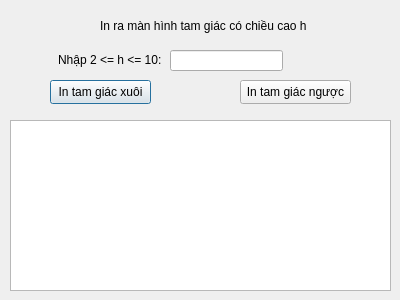
<?xml version="1.0" encoding="UTF-8"?>
<ui version="4.0">
 <class>Bai12_Tuan1</class>
 <widget class="QDialog" name="Bai12_Tuan1">
  <property name="geometry">
   <rect>
    <x>0</x>
    <y>0</y>
    <width>400</width>
    <height>300</height>
   </rect>
  </property>
  <property name="windowTitle">
   <string>Bai12_Tuan1</string>
  </property>
  <widget class="QLineEdit" name="lineEdit">
   <property name="geometry">
    <rect>
     <x>170</x>
     <y>50</y>
     <width>113</width>
     <height>21</height>
    </rect>
   </property>
  </widget>
  <widget class="QLabel" name="label_2">
   <property name="geometry">
    <rect>
     <x>58</x>
     <y>50</y>
     <width>111</width>
     <height>21</height>
    </rect>
   </property>
   <property name="text">
    <string>Nhập 2 &lt;= h &lt;= 10:</string>
   </property>
  </widget>
  <widget class="QLabel" name="label">
   <property name="geometry">
    <rect>
     <x>100</x>
     <y>10</y>
     <width>211</width>
     <height>31</height>
    </rect>
   </property>
   <property name="text">
    <string>In ra màn hình tam giác có chiều cao h</string>
   </property>
  </widget>
  <widget class="QPushButton" name="pushButton">
   <property name="geometry">
    <rect>
     <x>50</x>
     <y>80</y>
     <width>101</width>
     <height>24</height>
    </rect>
   </property>
   <property name="text">
    <string>In tam giác xuôi</string>
   </property>
  </widget>
  <widget class="QTextEdit" name="textEdit">
   <property name="geometry">
    <rect>
     <x>10</x>
     <y>120</y>
     <width>381</width>
     <height>171</height>
    </rect>
   </property>
  </widget>
  <widget class="QPushButton" name="pushButton_2">
   <property name="geometry">
    <rect>
     <x>240</x>
     <y>80</y>
     <width>111</width>
     <height>24</height>
    </rect>
   </property>
   <property name="text">
    <string>In tam giác ngược</string>
   </property>
  </widget>
 </widget>
 <layoutdefault spacing="6" margin="11"/>
 <resources/>
 <connections/>
</ui>
